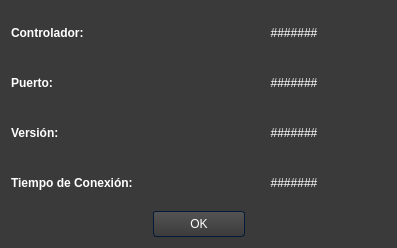
<?xml version="1.0" encoding="UTF-8"?>
<ui version="4.0">
 <class>Dialog</class>
 <widget class="QDialog" name="Dialog">
  <property name="geometry">
   <rect>
    <x>0</x>
    <y>0</y>
    <width>397</width>
    <height>248</height>
   </rect>
  </property>
  <property name="windowTitle">
   <string>Información del controlador</string>
  </property>
  <property name="styleSheet">
   <string notr="true">/*Copyright (c) DevSec Studio. All rights reserved.

MIT License

Permission is hereby granted, free of charge, to any person obtaining a copy
of this software and associated documentation files (the &quot;Software&quot;), to deal
in the Software without restriction, including without limitation the rights
to use, copy, modify, merge, publish, distribute, sublicense, and/or sell
copies of the Software, and to permit persons to whom the Software is
furnished to do so, subject to the following conditions:

The above copyright notice and this permission notice shall be included in all
copies or substantial portions of the Software.

THE SOFTWARE IS PROVIDED *AS IS*, WITHOUT WARRANTY OF ANY KIND, EXPRESS OR
IMPLIED, INCLUDING BUT NOT LIMITED TO THE WARRANTIES OF MERCHANTABILITY,
FITNESS FOR A PARTICULAR PURPOSE AND NONINFRINGEMENT. IN NO EVENT SHALL THE
AUTHORS OR COPYRIGHT HOLDERS BE LIABLE FOR ANY CLAIM, DAMAGES OR OTHER
LIABILITY, WHETHER IN AN ACTION OF CONTRACT, TORT OR OTHERWISE, ARISING FROM,
OUT OF OR IN CONNECTION WITH THE SOFTWARE OR THE USE OR OTHER DEALINGS IN THE SOFTWARE.
*/

/*-----QWidget-----*/
QWidget
{
	background-color: #3a3a3a;
	color: #fff;
	selection-background-color: #b78620;
	selection-color: #000;

}


/*-----QLabel-----*/
QLabel
{
	background-color: transparent;
	color: #fff;

}


/*-----QMenuBar-----*/
QMenuBar 
{
	background-color: qlineargradient(spread:repeat, x1:1, y1:0, x2:1, y2:1, stop:0 rgba(57, 57, 57, 255),stop:1 rgba(50, 50, 50, 255));
	border: 1px solid #000;
	color: #fff;

}


QMenuBar::item 
{
	background-color: transparent;

}


QMenuBar::item:selected 
{
	background-color: rgba(183, 134, 32, 20%);
	border: 1px solid #b78620;
	color: #fff;

}


QMenuBar::item:pressed 
{
	background-color: rgb(183, 134, 32);
	border: 1px solid #b78620;
	color: #fff;

}


/*-----QMenu-----*/
QMenu
{
    background-color: qlineargradient(spread:repeat, x1:1, y1:0, x2:1, y2:1, stop:0 rgba(57, 57, 57, 255),stop:1 rgba(50, 50, 50, 255));
    border: 1px solid #222;
    padding: 4px;
	color: #fff;

}


QMenu::item
{
    background-color: transparent;
    padding: 2px 20px 2px 20px;

}


QMenu::separator
{
   	background-color: rgb(183, 134, 32);
	height: 1px;

}


QMenu::item:disabled
{
    color: #555;
    background-color: transparent;
    padding: 2px 20px 2px 20px;

}


QMenu::item:selected
{
	background-color: rgba(183, 134, 32, 20%);
	border: 1px solid #b78620;
	color: #fff;

}


/*-----QToolBar-----*/
QToolBar
{
	background-color: qlineargradient(spread:repeat, x1:1, y1:0, x2:1, y2:1, stop:0 rgba(69, 69, 69, 255),stop:1 rgba(58, 58, 58, 255));
	border-top: none;
	border-bottom: 1px solid #4f4f4f;
	border-left: 1px solid #4f4f4f;
	border-right: 1px solid #4f4f4f;

}


QToolBar::separator
{
	background-color: #2e2e2e;
	width: 1px;

}


/*-----QToolButton-----*/
QToolButton 
{
	background-color: transparent;
	color: #fff;
	padding: 5px;
	padding-left: 8px;
	padding-right: 8px;
	margin-left: 1px;
}


QToolButton:hover
{
	background-color: rgba(183, 134, 32, 20%);
	border: 1px solid #b78620;
	color: #fff;
	
}


QToolButton:pressed
{
	background-color: qlineargradient(spread:repeat, x1:1, y1:0, x2:1, y2:1, stop:0 rgba(57, 57, 57, 255),stop:1 rgba(50, 50, 50, 255));
	border: 1px solid #b78620;

}


QToolButton:checked
{
	background-color: qlineargradient(spread:repeat, x1:1, y1:0, x2:1, y2:1, stop:0 rgba(57, 57, 57, 255),stop:1 rgba(50, 50, 50, 255));
	border: 1px solid #222;
}


/*-----QPushButton-----*/
QPushButton
{
	background-color: qlineargradient(spread:repeat, x1:1, y1:0, x2:1, y2:1, stop:0 rgba(84, 84, 84, 255),stop:1 rgba(59, 59, 59, 255));
	color: #ffffff;
	min-width: 80px;
	border-style: solid;
	border-width: 1px;
	border-radius: 3px;
	border-color: #051a39;
	padding: 5px;

}


QPushButton::flat
{
	background-color: transparent;
	border: none;
	color: #fff;

}


QPushButton::disabled
{
	background-color: #404040;
	color: #656565;
	border-color: #051a39;

}


QPushButton::hover
{
	background-color: rgba(183, 134, 32, 20%);
	border: 1px solid #b78620;

}


QPushButton::pressed
{
	background-color: qlineargradient(spread:repeat, x1:1, y1:0, x2:1, y2:1, stop:0 rgba(74, 74, 74, 255),stop:1 rgba(49, 49, 49, 255));
	border: 1px solid #b78620;

}


QPushButton::checked
{
	background-color: qlineargradient(spread:repeat, x1:1, y1:0, x2:1, y2:1, stop:0 rgba(74, 74, 74, 255),stop:1 rgba(49, 49, 49, 255));
	border: 1px solid #222;

}


/*-----QLineEdit-----*/
QLineEdit
{
	background-color: #131313;
	color : #eee;
	border: 1px solid #343434;
	border-radius: 2px;
	padding: 3px;
	padding-left: 5px;

}


/*-----QPlainTExtEdit-----*/
QPlainTextEdit
{
	background-color: #131313;
	color : #eee;
	border: 1px solid #343434;
	border-radius: 2px;
	padding: 3px;
	padding-left: 5px;

}


/*-----QTabBar-----*/
QTabBar::tab
{
	background-color: qlineargradient(spread:repeat, x1:1, y1:0, x2:1, y2:1, stop:0 rgba(84, 84, 84, 255),stop:1 rgba(59, 59, 59, 255));
	color: #ffffff;
	border-style: solid;
	border-width: 1px;
	border-color: #666;
	border-bottom: none;
	padding: 5px;
	padding-left: 15px;
	padding-right: 15px;

}


QTabWidget::pane 
{
	background-color: red;
	border: 1px solid #666;
	top: 1px;

}


QTabBar::tab:last
{
	margin-right: 0; 

}


QTabBar::tab:first:!selected
{
	background-color: #0c0c0d;
	margin-left: 0px;

}


QTabBar::tab:!selected
{
	color: #b1b1b1;
	border-bottom-style: solid;
	background-color: #0c0c0d;

}


QTabBar::tab:selected
{
	margin-bottom: 0px;

}


QTabBar::tab:!selected:hover
{
	border-top-color: #b78620;

}


/*-----QComboBox-----*/
QComboBox
{
    background-color: qlineargradient(spread:repeat, x1:1, y1:0, x2:1, y2:1, stop:0 rgba(84, 84, 84, 255),stop:1 rgba(59, 59, 59, 255));
    border: 1px solid #000;
    padding-left: 6px;
    color: #ffffff;
    height: 20px;

}


QComboBox::disabled
{
	background-color: #404040;
	color: #656565;
	border-color: #051a39;

}


QComboBox:on
{
    background-color: #b78620;
	color: #000;

}


QComboBox QAbstractItemView
{
    background-color: #383838;
    color: #ffffff;
    border: 1px solid black;
    selection-background-color: #b78620;
    outline: 0;

}


QComboBox::drop-down
{
	background-color: qlineargradient(spread:repeat, x1:1, y1:0, x2:1, y2:1, stop:0 rgba(57, 57, 57, 255),stop:1 rgba(50, 50, 50, 255));
    subcontrol-origin: padding;
    subcontrol-position: top right;
    width: 15px;
    border-left-width: 1px;
    border-left-color: black;
    border-left-style: solid; 

}


QComboBox::down-arrow
{
    image: url(://arrow-down.png);
    width: 8px;
    height: 8px;
}


/*-----QSpinBox &amp; QDateTimeEdit-----*/
QSpinBox,
QDateTimeEdit 
{
    background-color: #131313;
	color : #eee;
	border: 1px solid #343434;
	padding: 3px;
	padding-left: 5px;
    border-radius : 2px;

}


QSpinBox::up-button, 
QDateTimeEdit::up-button
{
	border-top-right-radius:2px;
	background-color: #777777;
    width: 16px; 
    border-width: 1px;

}


QSpinBox::up-button:hover, 
QDateTimeEdit::up-button:hover
{
	background-color: #585858;

}


QSpinBox::up-button:pressed, 
QDateTimeEdit::up-button:pressed
{
	background-color: #252525;
    width: 16px; 
    border-width: 1px;

}


QSpinBox::up-arrow,
QDateTimeEdit::up-arrow
{
    image: url(://arrow-up.png);
    width: 7px;
    height: 7px;

}


QSpinBox::down-button, 
QDateTimeEdit::down-button
{
	border-bottom-right-radius:2px;
	background-color: #777777;
    width: 16px; 
    border-width: 1px;

}


QSpinBox::down-button:hover, 
QDateTimeEdit::down-button:hover
{
	background-color: #585858;

}


QSpinBox::down-button:pressed, 
QDateTimeEdit::down-button:pressed
{
	background-color: #252525;
    width: 16px; 
    border-width: 1px;

}


QSpinBox::down-arrow,
QDateTimeEdit::down-arrow
{
    image: url(://arrow-down.png);
    width: 7px;
    height: 7px;

}


/*-----QGroupBox-----*/
QGroupBox 
{
    border: 1px solid;
    border-color: #666666;
	border-radius: 5px;
    margin-top: 20px;

}


QGroupBox::title  
{
    background-color: transparent;
    color: #eee;
    subcontrol-origin: margin;
    padding: 5px;
	border-top-left-radius: 3px;
	border-top-right-radius: 3px;

}


/*-----QHeaderView-----*/
QHeaderView::section
{
    background-color: qlineargradient(spread:repeat, x1:1, y1:0, x2:1, y2:1, stop:0 rgba(60, 60, 60, 255),stop:1 rgba(50, 50, 50, 255));
	border: 1px solid #000;
    color: #fff;
    text-align: left;
	padding: 4px;
	
}


QHeaderView::section:disabled
{
    background-color: #525251;
    color: #656565;

}


QHeaderView::section:checked
{
    background-color: qlineargradient(spread:repeat, x1:1, y1:0, x2:1, y2:1, stop:0 rgba(60, 60, 60, 255),stop:1 rgba(50, 50, 50, 255));
    color: #fff;

}


QHeaderView::section::vertical::first,
QHeaderView::section::vertical::only-one
{
    border-top: 1px solid #353635;

}


QHeaderView::section::vertical
{
    border-top: 1px solid #353635;

}


QHeaderView::section::horizontal::first,
QHeaderView::section::horizontal::only-one
{
    border-left: 1px solid #353635;

}


QHeaderView::section::horizontal
{
    border-left: 1px solid #353635;

}


QTableCornerButton::section
{
    background-color: qlineargradient(spread:repeat, x1:1, y1:0, x2:1, y2:1, stop:0 rgba(60, 60, 60, 255),stop:1 rgba(50, 50, 50, 255));
	border: 1px solid #000;
    color: #fff;

}


/*-----QTreeWidget-----*/
QTreeView
{
	show-decoration-selected: 1;
	alternate-background-color: #3a3a3a;
	selection-color: #fff;
	background-color: #2d2d2d;
	border: 1px solid gray;
	padding-top : 5px;
	color: #fff;
	font: 8pt;

}


QTreeView::item:selected
{
	color:#fff;
	background-color: #b78620;
	border-radius: 0px;

}


QTreeView::item:!selected:hover
{
    background-color: #262626;
    border: none;
    color: white;

}


QTreeView::branch:has-children:!has-siblings:closed,
QTreeView::branch:closed:has-children:has-siblings 
{
	image: url(://tree-closed.png);

}


QTreeView::branch:open:has-children:!has-siblings,
QTreeView::branch:open:has-children:has-siblings  
{
	image: url(://tree-open.png);

}


/*-----QListView-----*/
QListView 
{
	background-color: qlineargradient(spread:repeat, x1:1, y1:0, x2:1, y2:1, stop:0 rgba(83, 83, 83, 255),stop:0.293269 rgba(81, 81, 81, 255),stop:0.634615 rgba(79, 79, 79, 255),stop:1 rgba(83, 83, 83, 255));
    border : none;
    color: white;
    show-decoration-selected: 1; 
    outline: 0;
	border: 1px solid gray;

}


QListView::disabled 
{
	background-color: #656565;
	color: #1b1b1b;
    border: 1px solid #656565;

}


QListView::item 
{
	background-color: #2d2d2d;
    padding: 1px;

}


QListView::item:alternate 
{
    background-color: #3a3a3a;

}


QListView::item:selected 
{
	background-color: #b78620;
	border: 1px solid #b78620;
	color: #fff;

}


QListView::item:selected:!active 
{
	background-color: #b78620;
	border: 1px solid #b78620;
	color: #fff;

}


QListView::item:selected:active 
{
	background-color: #b78620;
	border: 1px solid #b78620;
	color: #fff;

}


QListView::item:hover {
    background-color: #262626;
    border: none;
    color: white;

}


/*-----QCheckBox-----*/
QCheckBox
{
	background-color: transparent;
    color: lightgray;
	border: none;

}


QCheckBox::indicator
{
    background-color: #323232;
    border: 1px solid darkgray;
    width: 12px;
    height: 12px;

}


QCheckBox::indicator:checked
{
    image:url(&quot;./ressources/check.png&quot;);
	background-color: #b78620;
    border: 1px solid #3a546e;

}


QCheckBox::indicator:unchecked:hover
{
	border: 1px solid #b78620; 

}


QCheckBox::disabled
{
	color: #656565;

}


QCheckBox::indicator:disabled
{
	background-color: #656565;
	color: #656565;
    border: 1px solid #656565;

}


/*-----QRadioButton-----*/
QRadioButton 
{
	color: lightgray;
	background-color: transparent;

}


QRadioButton::indicator::unchecked:hover 
{
	background-color: lightgray;
	border: 2px solid #b78620;
	border-radius: 6px;
}


QRadioButton::indicator::checked 
{
	border: 2px solid #b78620;
	border-radius: 6px;
	background-color: rgba(183,134,32,20%);  
	width: 9px; 
	height: 9px; 

}


/*-----QSlider-----*/
QSlider::groove:horizontal 
{
	background-color: transparent;
	height: 3px;

}


QSlider::sub-page:horizontal 
{
	background-color: #b78620;

}


QSlider::add-page:horizontal 
{
	background-color: #131313;

}


QSlider::handle:horizontal 
{
	background-color: #b78620;
	width: 14px;
	margin-top: -6px;
	margin-bottom: -6px;
	border-radius: 6px;

}


QSlider::handle:horizontal:hover 
{
	background-color: #d89e25;
	border-radius: 6px;

}


QSlider::sub-page:horizontal:disabled 
{
	background-color: #bbb;
	border-color: #999;

}


QSlider::add-page:horizontal:disabled 
{
	background-color: #eee;
	border-color: #999;

}


QSlider::handle:horizontal:disabled 
{
	background-color: #eee;
	border: 1px solid #aaa;
	border-radius: 3px;

}


/*-----QScrollBar-----*/
QScrollBar:horizontal
{
    border: 1px solid #222222;
    background-color: #3d3d3d;
    height: 15px;
    margin: 0px 16px 0 16px;

}


QScrollBar::handle:horizontal
{
	background-color: qlineargradient(spread:repeat, x1:1, y1:0, x2:1, y2:1, stop:0 rgba(97, 97, 97, 255),stop:1 rgba(90, 90, 90, 255));
	border: 1px solid #2d2d2d;
    min-height: 20px;

}


QScrollBar::add-line:horizontal
{
	background-color: qlineargradient(spread:repeat, x1:1, y1:0, x2:1, y2:1, stop:0 rgba(97, 97, 97, 255),stop:1 rgba(90, 90, 90, 255));
	border: 1px solid #2d2d2d;
    width: 15px;
    subcontrol-position: right;
    subcontrol-origin: margin;

}


QScrollBar::sub-line:horizontal
{
	background-color: qlineargradient(spread:repeat, x1:1, y1:0, x2:1, y2:1, stop:0 rgba(97, 97, 97, 255),stop:1 rgba(90, 90, 90, 255));
	border: 1px solid #2d2d2d;
    width: 15px;
    subcontrol-position: left;
    subcontrol-origin: margin;

}


QScrollBar::right-arrow:horizontal
{
    image: url(://arrow-right.png);
    width: 6px;
    height: 6px;

}


QScrollBar::left-arrow:horizontal
{
    image: url(://arrow-left.png);
    width: 6px;
    height: 6px;

}


QScrollBar::add-page:horizontal, QScrollBar::sub-page:horizontal
{
    background: none;

}


QScrollBar:vertical
{
    background-color: #3d3d3d;
    width: 16px;
	border: 1px solid #2d2d2d;
    margin: 16px 0px 16px 0px;

}


QScrollBar::handle:vertical
{
    background-color: qlineargradient(spread:repeat, x1:1, y1:0, x2:1, y2:1, stop:0 rgba(97, 97, 97, 255),stop:1 rgba(90, 90, 90, 255));
	border: 1px solid #2d2d2d;
    min-height: 20px;

}


QScrollBar::add-line:vertical
{
	background-color: qlineargradient(spread:repeat, x1:1, y1:0, x2:1, y2:1, stop:0 rgba(97, 97, 97, 255),stop:1 rgba(90, 90, 90, 255));
	border: 1px solid #2d2d2d;
    height: 15px;
    subcontrol-position: bottom;
    subcontrol-origin: margin;

}


QScrollBar::sub-line:vertical
{
	background-color: qlineargradient(spread:repeat, x1:1, y1:0, x2:1, y2:1, stop:0 rgba(97, 97, 97, 255),stop:1 rgba(90, 90, 90, 255));
	border: 1px solid #2d2d2d;
    height: 15px;
    subcontrol-position: top;
    subcontrol-origin: margin;

}


QScrollBar::up-arrow:vertical
{
    image: url(://arrow-up.png);
    width: 6px;
    height: 6px;

}


QScrollBar::down-arrow:vertical
{
    image: url(://arrow-down.png);
    width: 6px;
    height: 6px;

}


QScrollBar::add-page:vertical, QScrollBar::sub-page:vertical
{
    background: none;

}


/*-----QProgressBar-----*/
QProgressBar
{
    border: 1px solid #666666;
    text-align: center;
	color: #000;
	font-weight: bold;

}


QProgressBar::chunk
{
    background-color: #b78620;
    width: 30px;
    margin: 0.5px;

}

</string>
  </property>
  <layout class="QVBoxLayout" name="verticalLayout">
   <item>
    <layout class="QHBoxLayout" name="horizontalLayout">
     <item>
      <widget class="QLabel" name="label">
       <property name="font">
        <font>
         <bold>true</bold>
        </font>
       </property>
       <property name="text">
        <string>Controlador:</string>
       </property>
      </widget>
     </item>
     <item>
      <widget class="QLabel" name="control_info">
       <property name="text">
        <string>#######</string>
       </property>
       <property name="alignment">
        <set>Qt::AlignmentFlag::AlignCenter</set>
       </property>
      </widget>
     </item>
    </layout>
   </item>
   <item>
    <layout class="QHBoxLayout" name="horizontalLayout_2">
     <item>
      <widget class="QLabel" name="label_4">
       <property name="font">
        <font>
         <bold>true</bold>
        </font>
       </property>
       <property name="text">
        <string>Puerto:</string>
       </property>
      </widget>
     </item>
     <item>
      <widget class="QLabel" name="port_info">
       <property name="text">
        <string>#######</string>
       </property>
       <property name="alignment">
        <set>Qt::AlignmentFlag::AlignCenter</set>
       </property>
      </widget>
     </item>
    </layout>
   </item>
   <item>
    <layout class="QHBoxLayout" name="horizontalLayout_5">
     <item>
      <widget class="QLabel" name="label_8">
       <property name="font">
        <font>
         <bold>true</bold>
        </font>
       </property>
       <property name="text">
        <string>Versión:</string>
       </property>
      </widget>
     </item>
     <item>
      <widget class="QLabel" name="ver_info">
       <property name="text">
        <string>#######</string>
       </property>
       <property name="alignment">
        <set>Qt::AlignmentFlag::AlignCenter</set>
       </property>
      </widget>
     </item>
    </layout>
   </item>
   <item>
    <layout class="QHBoxLayout" name="horizontalLayout_3">
     <item>
      <layout class="QHBoxLayout" name="horizontalLayout_4">
       <item>
        <widget class="QLabel" name="label_6">
         <property name="font">
          <font>
           <bold>true</bold>
          </font>
         </property>
         <property name="text">
          <string>Tiempo de Conexión:</string>
         </property>
        </widget>
       </item>
       <item>
        <widget class="QLabel" name="time_info">
         <property name="text">
          <string>#######</string>
         </property>
         <property name="alignment">
          <set>Qt::AlignmentFlag::AlignCenter</set>
         </property>
        </widget>
       </item>
      </layout>
     </item>
    </layout>
   </item>
   <item>
    <widget class="QDialogButtonBox" name="buttonBox">
     <property name="orientation">
      <enum>Qt::Orientation::Horizontal</enum>
     </property>
     <property name="standardButtons">
      <set>QDialogButtonBox::StandardButton::Ok</set>
     </property>
     <property name="centerButtons">
      <bool>true</bool>
     </property>
    </widget>
   </item>
  </layout>
 </widget>
 <resources/>
 <connections>
  <connection>
   <sender>buttonBox</sender>
   <signal>clicked(QAbstractButton*)</signal>
   <receiver>Dialog</receiver>
   <slot>close()</slot>
   <hints>
    <hint type="sourcelabel">
     <x>211</x>
     <y>202</y>
    </hint>
    <hint type="destinationlabel">
     <x>211</x>
     <y>111</y>
    </hint>
   </hints>
  </connection>
 </connections>
</ui>
